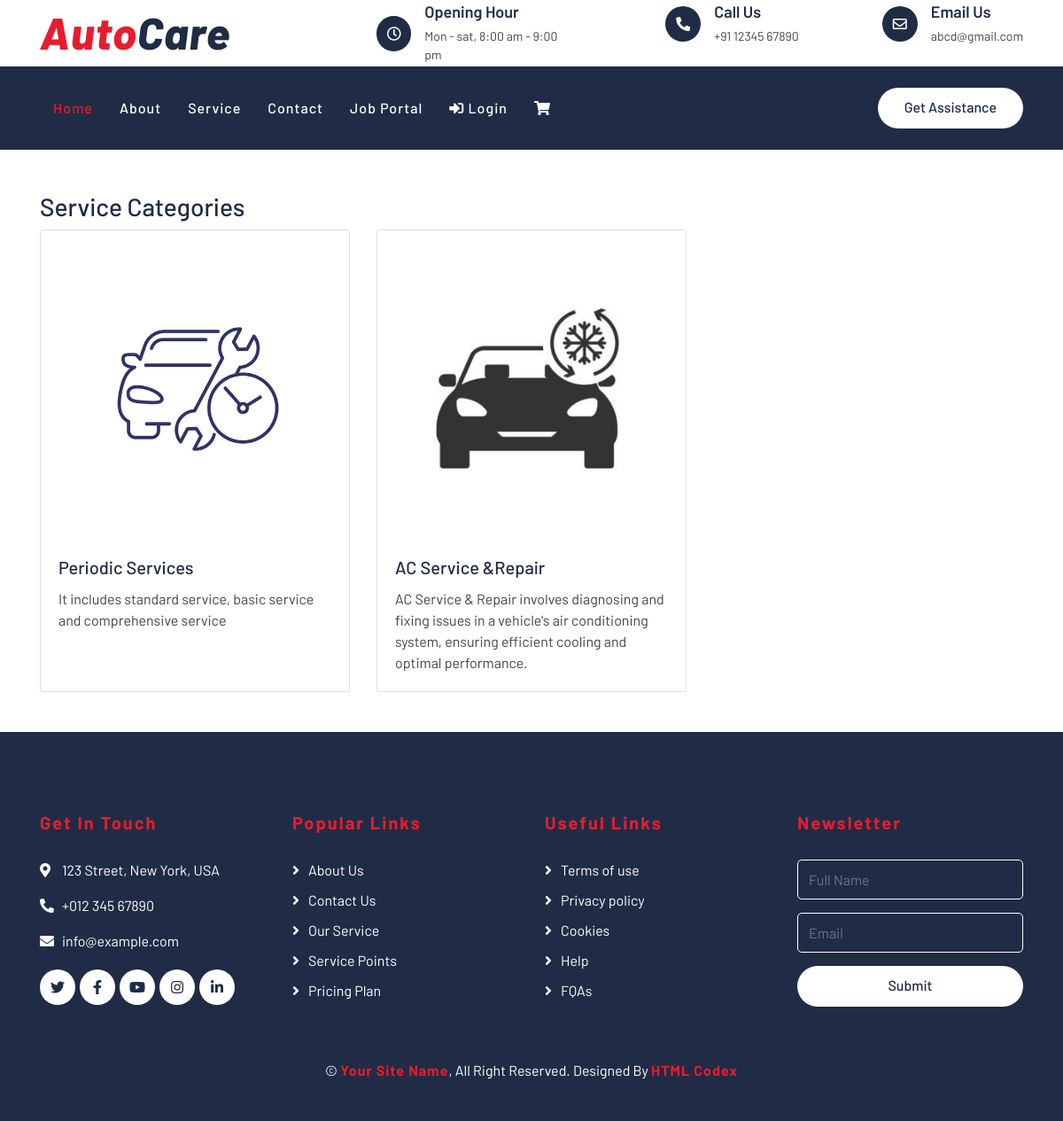
Before: /service/service-categories/ with the older database file.
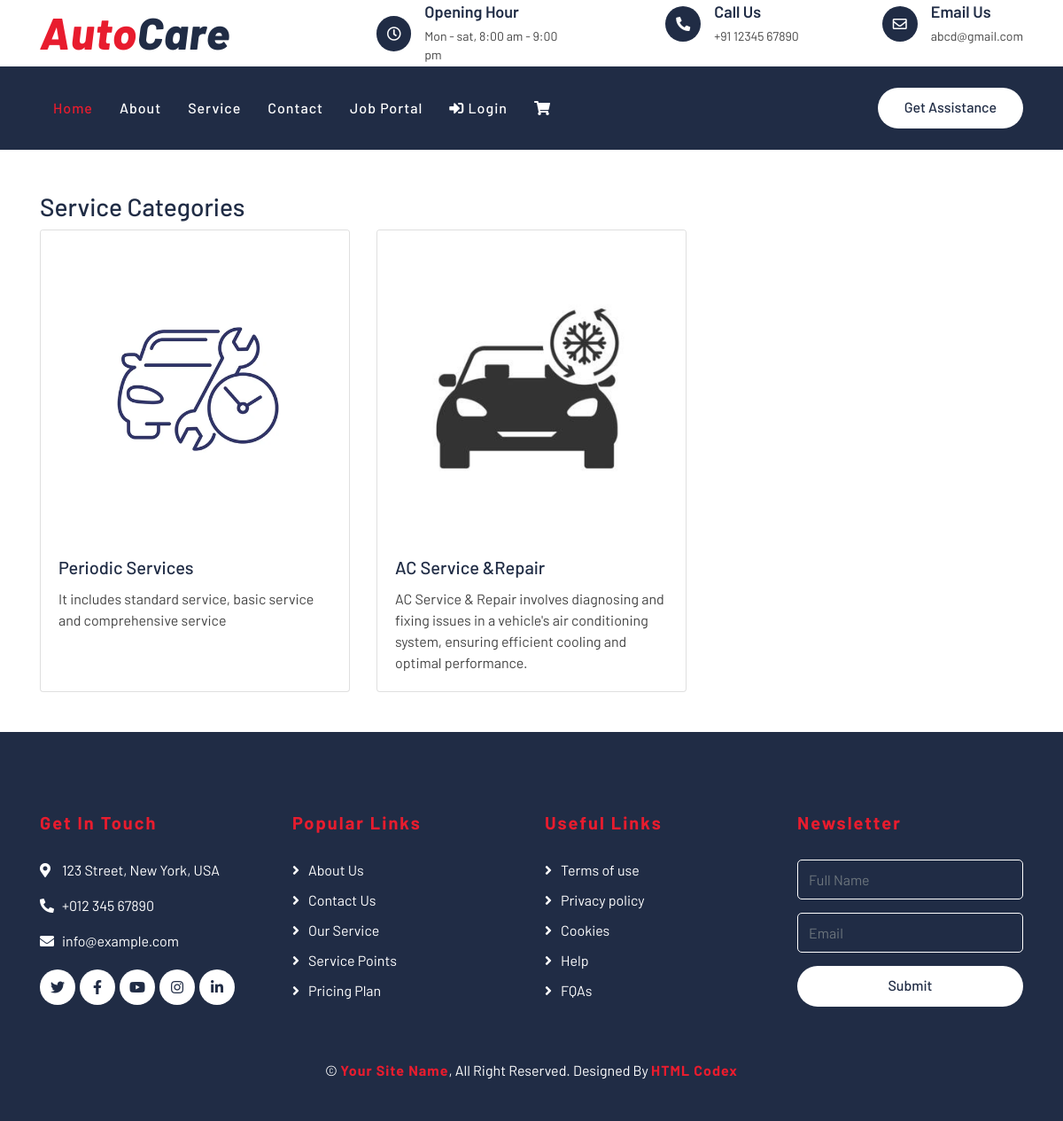
After: the same page with the newer database file.
### autocareweb/models.py (models this page shows, shortened)
class ServiceCategory(models.Model):
    name = models.CharField(max_length=100, unique=True)
    image = models.ImageField(upload_to='service_category_images/', blank=True, null=True)
    description = models.TextField()

### autocareweb/views.py (the view)
def customer_service_category(request):
    service_categories = ServiceCategory.objects.all()
    return render(request, 'service/cst_service_category.html', {'service_categories': service_categories})

### templates/service/cst_service_category.html
{% extends 'partials/base.html' %}
{%block content%}
{% load static %}
<div class="container mt-5">
    <h3>Service Categories</h3>
    <div class="row row-cols-1 row-cols-md-3 g-4">
        {% for category in service_categories %}
        <div class="col">
            <div class="card h-100">
                <a href="{% url 'customer_service_type' category.id  %}">
                    {% if category.image %}
                        <img src="{{ category.image.url }}" class="card-img-top" alt="{{ category.name }}">
                    {% else %}
                        <img src="{% static 'placeholder.jpg' %}" class="card-img-top" alt="No Image Available">
                    {% endif %}
                </a>
                <div class="card-body">
                    <h5 class="card-title">{{ category.name }}</h5>
                    <p class="card-text">{{ category.description }}</p>
                </div>
            </div>
        </div>
        {% endfor %}
    </div>
</div>
{%endblock%}

Changed rows visible on the page:
changed ServiceCategory "AC Service &Repair": image: a different picture
